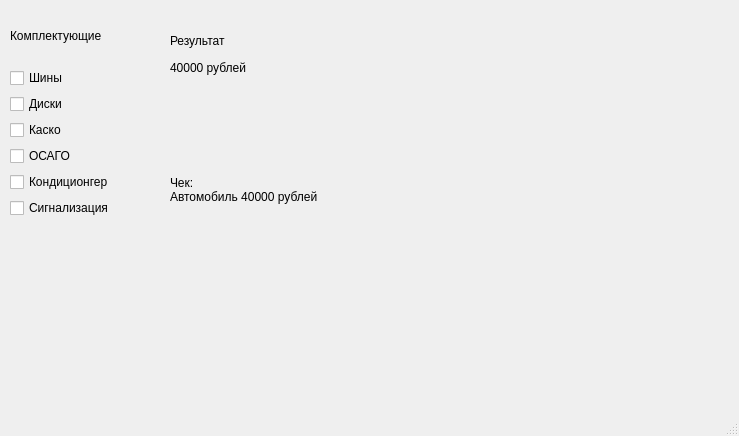
<?xml version="1.0" encoding="UTF-8"?>
<ui version="4.0">
 <class>MainWindow</class>
 <widget class="QMainWindow" name="MainWindow">
  <property name="geometry">
   <rect>
    <x>0</x>
    <y>0</y>
    <width>739</width>
    <height>436</height>
   </rect>
  </property>
  <property name="windowTitle">
   <string>MainWindow</string>
  </property>
  <widget class="QWidget" name="centralwidget">
   <widget class="QWidget" name="layoutWidget">
    <property name="geometry">
     <rect>
      <x>10</x>
      <y>10</y>
      <width>129</width>
      <height>208</height>
     </rect>
    </property>
    <layout class="QVBoxLayout" name="verticalLayout">
     <item>
      <widget class="QLabel" name="title">
       <property name="text">
        <string>Комплектующие</string>
       </property>
      </widget>
     </item>
     <item>
      <widget class="QCheckBox" name="c1">
       <property name="text">
        <string>Шины</string>
       </property>
      </widget>
     </item>
     <item>
      <widget class="QCheckBox" name="c2">
       <property name="text">
        <string>Диски</string>
       </property>
      </widget>
     </item>
     <item>
      <widget class="QCheckBox" name="c3">
       <property name="text">
        <string>Каско</string>
       </property>
      </widget>
     </item>
     <item>
      <widget class="QCheckBox" name="c4">
       <property name="text">
        <string>ОСАГО</string>
       </property>
      </widget>
     </item>
     <item>
      <widget class="QCheckBox" name="c5">
       <property name="text">
        <string>Кондиционгер</string>
       </property>
      </widget>
     </item>
     <item>
      <widget class="QCheckBox" name="c6">
       <property name="text">
        <string>Сигнализация</string>
       </property>
      </widget>
     </item>
    </layout>
   </widget>
   <widget class="QLabel" name="check">
    <property name="geometry">
     <rect>
      <x>170</x>
      <y>190</y>
      <width>221</width>
      <height>191</height>
     </rect>
    </property>
    <property name="font">
     <font>
      <pointsize>9</pointsize>
      <bold>false</bold>
     </font>
    </property>
    <property name="text">
     <string>&lt;html&gt;&lt;head/&gt;&lt;body&gt;&lt;p&gt;Автомобиль 40000 рублей&lt;/p&gt;&lt;/body&gt;&lt;/html&gt;</string>
    </property>
    <property name="alignment">
     <set>Qt::AlignLeading|Qt::AlignLeft|Qt::AlignTop</set>
    </property>
   </widget>
   <widget class="QLabel" name="resultTitle_2">
    <property name="geometry">
     <rect>
      <x>170</x>
      <y>160</y>
      <width>71</width>
      <height>45</height>
     </rect>
    </property>
    <property name="text">
     <string>Чек:</string>
    </property>
   </widget>
   <widget class="QLabel" name="image">
    <property name="geometry">
     <rect>
      <x>400</x>
      <y>30</y>
      <width>300</width>
      <height>300</height>
     </rect>
    </property>
    <property name="text">
     <string/>
    </property>
    <property name="pixmap">
     <pixmap resource="images.qrc">:/images/i0.png</pixmap>
    </property>
   </widget>
   <widget class="QWidget" name="layoutWidget">
    <property name="geometry">
     <rect>
      <x>170</x>
      <y>30</y>
      <width>231</width>
      <height>103</height>
     </rect>
    </property>
    <layout class="QVBoxLayout" name="verticalLayout_2">
     <item>
      <widget class="QLabel" name="resultTitle">
       <property name="text">
        <string>Результат</string>
       </property>
      </widget>
     </item>
     <item>
      <widget class="QLabel" name="price">
       <property name="text">
        <string>40000 рублей</string>
       </property>
      </widget>
     </item>
     <item>
      <widget class="QLabel" name="discont">
       <property name="text">
        <string/>
       </property>
      </widget>
     </item>
     <item>
      <widget class="QLabel" name="discontPrice">
       <property name="text">
        <string/>
       </property>
      </widget>
     </item>
    </layout>
   </widget>
  </widget>
  <widget class="QMenuBar" name="menubar">
   <property name="geometry">
    <rect>
     <x>0</x>
     <y>0</y>
     <width>739</width>
     <height>26</height>
    </rect>
   </property>
  </widget>
  <widget class="QStatusBar" name="statusbar"/>
 </widget>
 <resources>
  <include location="images.qrc"/>
 </resources>
 <connections/>
</ui>
